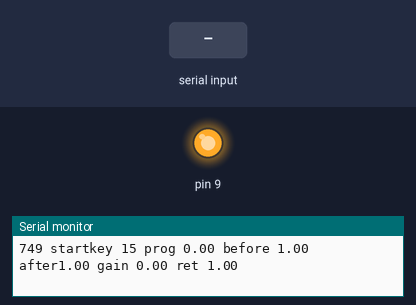
Recording of a sketch running on a simulated Arduino Uno, built with avr-gcc and run on an emulated ATmega328P. Shown: output pins drawn as LEDs (lit = HIGH), the last lines printed to the serial monitor. The inputs (shaded band) are chosen by the test bench.

Above: at 1.9 s.
2.0 s: "90,45\n" received over Serial
At 13.0 s:
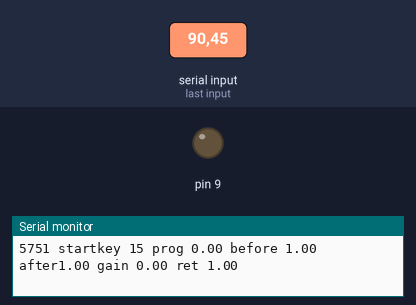
13.3 s: "30,150\n" received over Serial
At 14.1 s:
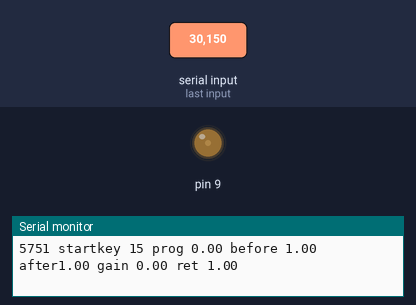
Timing chart, 0 to 16.3 s (numbered marks = the images above; inputs shaded):
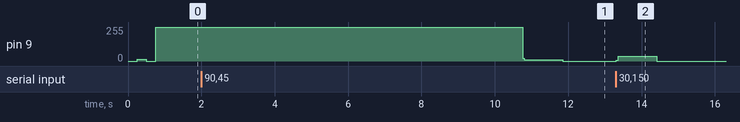

Measured:
- after the input at 2.0 s, pin 9: 255/255 → 11/255 after 8.8 s, → 0/255 1.1 s later
- after the input at 13.3 s, pin 9: 0/255 → 37/255 at once, → 0/255 1.1 s later

The sketch:

aqualight.ino
```cpp
// v4
// Aqualight
// A Arduino Sketch for a aquarium light with day-night-cycle and a smooth 10bit twilight.

// For PWM use Pin D9

// The Brightness in every hour and the Starttime is configurable in the lightCalcCurve.h.

// The devMode shortens the Day to 1/1000.
const bool devMode = false;

// If you send a number over the serial connection to the Arduino, the DayNightProgram stops and the Number sets the
// new Lightlevel. This is usefull to calibrate the brightness in the twilights.
bool serialMode = false;

#include "lightCalcCurve.h"
#include "dailyEpoche.h"
#include "pwm.h"

int minLight = 0;
int maxLight = 1023;


void setup() {
  pwmSetup();
  Serial.begin(57600);
  if (devMode) {
    dailyEpocheSetDev();
    lightCalcCurveSetDev();
  }

  // Optical Feedback, everything is ready
  setLightness(0);
  delay(250);
  setLightness(50);
  delay(250);
  setLightness(0);
  delay(250);
}

void loop() {
  if (!serialMode) {
    unsigned long epoche = getDailyEpoche();
    float lightScalar = lightCalc(epoche);

    float lightLevel = (minLight + lightScalar * (maxLight - minLight));
    setLightness(lightLevel);
  }

  if (devMode || serialMode) {
    delay(50);
  } else {
    delay(5000);
  }
}

float setLightness(int w) {
  w = max(0, min(w, maxLight));
  pwmSet(w);
}

void serialEvent() {
  serialMode = true;
  int lightLevel = Serial.parseInt();
  Serial.flush();
  pwmSet(lightLevel);
}
```

dailyEpoche.h
```cpp
unsigned long epocheStart = millis();

unsigned long dayLength = 86400000UL; // Milliseconds in a day
void dailyEpocheSetDev() {
  dayLength = 86400UL; // 1000x faster for testing
}

unsigned long getDailyEpoche () {
  unsigned long elapsed = millis() - (unsigned long)epocheStart;  // elapsed: duration

  if (elapsed >= dayLength) {
    epocheStart = (unsigned long) epocheStart + (unsigned long) dayLength;
    Serial.println("new Day");
    return 0;
  } else {
    return ((unsigned long) elapsed);
  }
}
```

lightCalcCurve.h
```cpp
// choose the Time, when the Arduino gets plugged in
int startTime = 15;

// adjust the array to your needs. {7, 0.05} meens 0.05% Power at 7:00
float times[24][2] = {{0, 0}, {1, 0}, {2, 0}, {3, 0}, {4, 0}, {5, 0}, {6, 0}, {7, 0.05}, {8, 0.1}, {9, 0.6}, {10, 1}, {11, 1}, {12, 1}, {13, 1}, {14, 1}, {15, 1}, {16, 1}, {17, 1}, {18, 1}, {19, 0.1}, {20, 0}, {21, 0}, {22, 0}, {23, 0}};

long oneHour = 3600000L;
void lightCalcCurveSetDev() {
  oneHour = 3600L;
}

float lightCalc(unsigned long milliseconds) {
  // as Key for the times array
  int startKey = (((unsigned long)milliseconds / (unsigned long)oneHour)) + (unsigned long)startTime;
  if (startKey > 23) {
    startKey = startKey - 24;
  }
  int endKey = startKey + 1;
  if (endKey == 24) {
    endKey = 0;
  }

  // The Lightness between the hours get a linear transition. So we need a Progress within the hours
  long elapsedMillisInHour = (long) milliseconds  % (long) oneHour;
  float progress = (float) elapsedMillisInHour / (long) oneHour;
  Serial.print(milliseconds);
  Serial.print(" startkey ");
  Serial.print(startKey);
  Serial.print(" prog ");
  Serial.print(progress);

  float before = times[startKey][1];
  float after = times[endKey][1];
  Serial.print(" before ");
  Serial.print(before);
  Serial.print(" after");
  Serial.print(after);

  float gain = (float) after - (float) before;
  Serial.print(" gain ");
  Serial.print(gain);

  float ret = (float) before + ((float) progress * (float) gain);
  Serial.print(" ret ");
  Serial.println(ret);
  return ret;
}
```

pwm.h
```cpp
/* von  https://arduino-projekte.webnode.at/registerprogrammierung/fast-pwm/ */
// We use a 10 Bit PWM Signal. So we need to use
// Pin D9

void pwmSetup () {
  //Delete Timer/Counter Control Register A and B
  TCCR1A = 0;
  TCCR1B = 0;

  //Set Fast PWM-Mode 10 Bit Mode
  TCCR1A |= (1 << WGM10) | (1 << WGM11);
  TCCR1B |= (1 << WGM12);

  //Set Prescaler to 8
  TCCR1B |= (1 << CS11);

  //Set the notinverted PWM-Signal
  TCCR1A |= (1 << COM1A1);

  // Define PWM-Pin 9
  DDRB |= (1 << DDB1);
}

void pwmSet (int value) {
  // the value has to be between 0 and 1023
  if (value == 255) {
    value = 254;
  }
  analogWrite(9, value);
}
```
